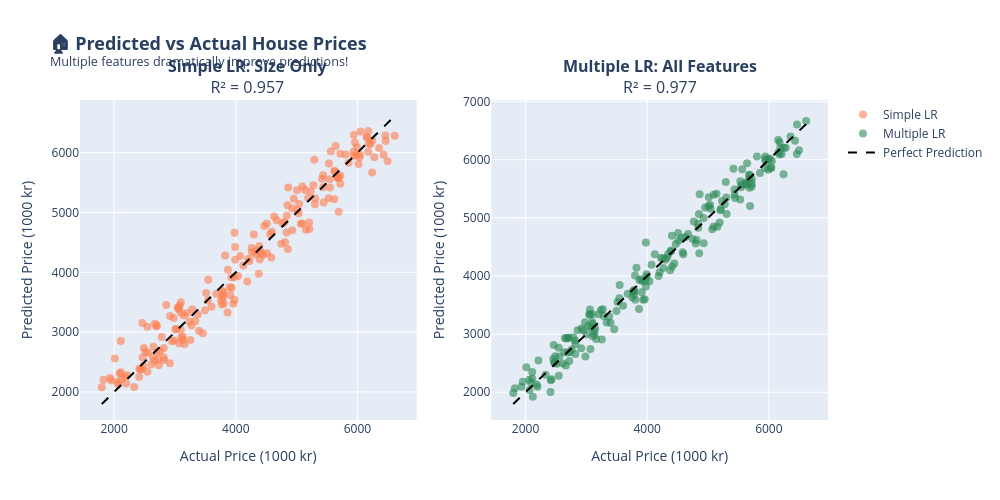

Here is the notebook cell this chart was saved with:
### Markdown cell above
## 🏠 Why Multiple Linear Regression?

Real-world outcomes **rarely depend on a single factor**. Let's consider house prices as a classic example:

### The Problem with Simple Linear Regression

Using only house size to predict price:
$$y = \theta_0 + \theta_1 \cdot \text{Size} + \varepsilon$$

**Limitations:**
- Ignores other important factors
- Two houses with the same size can have very different prices
- Leads to biased or noisy predictions

### The Solution: Multiple Linear Regression

Include ALL relevant features:
$$y = \theta_0 + \theta_1 \cdot \text{Size} + \theta_2 \cdot \text{Bedrooms} + \theta_3 \cdot \text{Age} + \cdots + \varepsilon$$

**House price features might include:**
- Size (square meters)
- Number of bedrooms
- Age of the building
- Location / neighborhood
- Distance to city center

> *"Same line-fitting idea — just admitting houses are complicated."*

### Code cell
# ============================================
# Demo: Simple vs Multiple Linear Regression
# ============================================

# Generate synthetic house price data
np.random.seed(42)
n_houses = 200

# Features
size = np.random.uniform(50, 200, n_houses)  # Square meters
bedrooms = np.random.randint(1, 6, n_houses)
age = np.random.uniform(0, 50, n_houses)  # Years
distance_to_center = np.random.uniform(0, 20, n_houses)  # km

# True relationship (in thousands of kr)
price = (500 +  # Base price
         30 * size +  # 30k per sqm
         100 * bedrooms +  # 100k per bedroom
         -5 * age +  # -5k per year of age
         -20 * distance_to_center +  # -20k per km from center
         np.random.normal(0, 200, n_houses))  # Noise

house_df = pd.DataFrame({
    'Size (sqm)': size,
    'Bedrooms': bedrooms,
    'Age (years)': age,
    'Distance to Center (km)': distance_to_center,
    'Price (1000 kr)': price
})

# Simple Linear Regression (only size)
X_simple = house_df[['Size (sqm)']]
y = house_df['Price (1000 kr)']

model_simple = LinearRegression()
model_simple.fit(X_simple, y)
y_pred_simple = model_simple.predict(X_simple)
r2_simple = r2_score(y, y_pred_simple)

# Multiple Linear Regression (all features)
X_multiple = house_df[['Size (sqm)', 'Bedrooms', 'Age (years)', 'Distance to Center (km)']]
model_multiple = LinearRegression()
model_multiple.fit(X_multiple, y)
y_pred_multiple = model_multiple.predict(X_multiple)
r2_multiple = r2_score(y, y_pred_multiple)

# Create comparison visualization
fig = make_subplots(
    rows=1, cols=2,
    subplot_titles=(
        f'<b>Simple LR: Size Only</b><br>R² = {r2_simple:.3f}',
        f'<b>Multiple LR: All Features</b><br>R² = {r2_multiple:.3f}'
    )
)

# Simple regression plot
fig.add_trace(
    go.Scatter(
        x=y, y=y_pred_simple,
        mode='markers',
        marker=dict(size=8, color='coral', opacity=0.6),
        name='Simple LR',
        hovertemplate='Actual: %{x:.0f}k<br>Predicted: %{y:.0f}k<extra></extra>'
    ),
    row=1, col=1
)

# Multiple regression plot
fig.add_trace(
    go.Scatter(
        x=y, y=y_pred_multiple,
        mode='markers',
        marker=dict(size=8, color='seagreen', opacity=0.6),
        name='Multiple LR',
        hovertemplate='Actual: %{x:.0f}k<br>Predicted: %{y:.0f}k<extra></extra>'
    ),
    row=1, col=2
)

# Add perfect prediction lines
line_range = [y.min(), y.max()]
for col in [1, 2]:
    fig.add_trace(
        go.Scatter(
            x=line_range, y=line_range,
            mode='lines',
            line=dict(color='black', dash='dash', width=2),
            name='Perfect Prediction',
            showlegend=(col == 1)
        ),
        row=1, col=col
    )

fig.update_xaxes(title_text='Actual Price (1000 kr)', row=1, col=1)
fig.update_xaxes(title_text='Actual Price (1000 kr)', row=1, col=2)
fig.update_yaxes(title_text='Predicted Price (1000 kr)', row=1, col=1)
fig.update_yaxes(title_text='Predicted Price (1000 kr)', row=1, col=2)

fig.update_layout(
    title=dict(
        text='<b>🏠 Predicted vs Actual House Prices</b><br><sup>Multiple features dramatically improve predictions!</sup>',
        font=dict(size=18)
    ),
    width=1000,
    height=500,
    showlegend=True
)

fig.show()

# Print coefficients
print("\n📊 Model Comparison:")
print("="*60)
print(f"\n🔹 Simple Linear Regression (Size only):")
print(f"   R² = {r2_simple:.4f}")
print(f"   Price = {model_simple.intercept_:.1f} + {model_simple.coef_[0]:.2f} × Size")

print(f"\n🔹 Multiple Linear Regression (All features):")
print(f"   R² = {r2_multiple:.4f}")
print(f"\n   Coefficients:")
for feature, coef in zip(X_multiple.columns, model_multiple.coef_):
    print(f"   • {feature}: {coef:.2f}")
print(f"   • Intercept: {model_multiple.intercept_:.2f}")

print(f"\n💡 Improvement: R² increased from {r2_simple:.3f} to {r2_multiple:.3f}")
print(f"   ({(r2_multiple - r2_simple) / r2_simple * 100:.1f}% improvement in explained variance!)")

### Figure 1 — Plotly figure (JSON) as saved in the notebook; plotly's stock layout.template omitted (floating-point values rounded to 4 significant figures; data arrays with more than 128 entries replaced by an {"elided": "..."} marker saying what was removed)
{"data": [{"hovertemplate": "Actual: %{x:.0f}k<br>Predicted: %{y:.0f}k<extra></extra>", "marker": {"color": "coral", "opacity": 0.6, "size": 8}, "mode": "markers", "name": "Simple LR", "type": "scatter", "x": {"elided": "200 float values"}, "xaxis": "x", "y": {"elided": "200 float values"}, "yaxis": "y"}, {"hovertemplate": "Actual: %{x:.0f}k<br>Predicted: %{y:.0f}k<extra></extra>", "marker": {"color": "seagreen", "opacity": 0.6, "size": 8}, "mode": "markers", "name": "Multiple LR", "type": "scatter", "x": {"elided": "200 float values"}, "xaxis": "x2", "y": {"elided": "200 float values"}, "yaxis": "y2"}, {"line": {"color": "black", "dash": "dash", "width": 2}, "mode": "lines", "name": "Perfect Prediction", "showlegend": true, "type": "scatter", "x": [1798.0, 6613.0], "xaxis": "x", "y": [1798.0, 6613.0], "yaxis": "y"}, {"line": {"color": "black", "dash": "dash", "width": 2}, "mode": "lines", "name": "Perfect Prediction", "showlegend": false, "type": "scatter", "x": [1798.0, 6613.0], "xaxis": "x2", "y": [1798.0, 6613.0], "yaxis": "y2"}], "layout": {"annotations": [{"font": {"size": 16}, "showarrow": false, "text": "<b>Simple LR: Size Only</b><br>R² = 0.957", "x": 0.225, "xanchor": "center", "xref": "paper", "y": 1, "yanchor": "bottom", "yref": "paper"}, {"font": {"size": 16}, "showarrow": false, "text": "<b>Multiple LR: All Features</b><br>R² = 0.977", "x": 0.775, "xanchor": "center", "xref": "paper", "y": 1, "yanchor": "bottom", "yref": "paper"}], "height": 500, "showlegend": true, "title": {"font": {"size": 18}, "text": "<b>🏠 Predicted vs Actual House Prices</b><br><sup>Multiple features dramatically improve predictions!</sup>"}, "width": 1000, "xaxis": {"anchor": "y", "domain": [0, 0.45], "title": {"text": "Actual Price (1000 kr)"}}, "xaxis2": {"anchor": "y2", "domain": [0.55, 1], "title": {"text": "Actual Price (1000 kr)"}}, "yaxis": {"anchor": "x", "domain": [0, 1], "title": {"text": "Predicted Price (1000 kr)"}}, "yaxis2": {"anchor": "x2", "domain": [0, 1], "title": {"text": "Predicted Price (1000 kr)"}}}}
